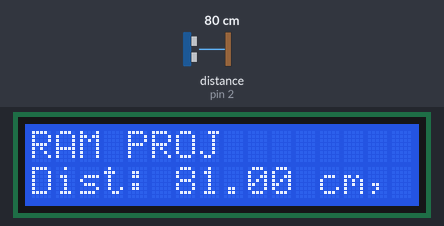
The sketch below on a simulated Arduino Uno, built with avr-gcc and run on an emulated ATmega328P. Parts: 16×2 character LCD. Inputs (shaded band) come from the test bench; at power-on: distance to the obstacle (sensor on pin 2) 80 cm. The echo pulse lasts 58.3 µs per cm.

Above: at 1.2 s.
1.3 s: distance to the obstacle (sensor on pin 2) set to 2 cm
At 1.9 s:
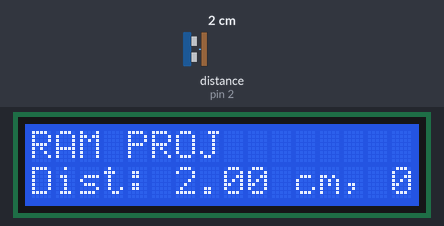
2.8 s: distance to the obstacle (sensor on pin 2) set to 4 cm
At 3.5 s:
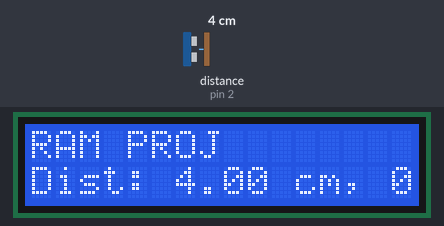
4.3 s: distance to the obstacle (sensor on pin 2) set to 9 cm
At 4.8 s:
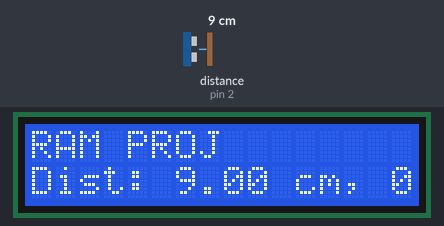
Timing chart, 0 to 7.3 s (numbered marks = the images above; inputs shaded):
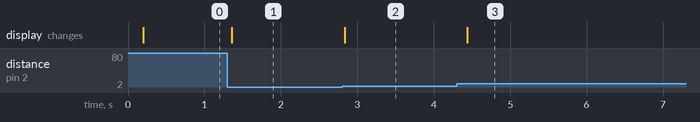

Measured:
- after the input at 1.3 s, the display: changes after 0.05 s (image 1)
- after the input at 2.8 s, the display: changes at once (image 2)
- after the input at 4.3 s, the display: changes after 0.14 s (image 3)

The sketch:

ram.ino
```cpp
                                                                                                                                                                                                                                                                                                                                                                                                                                                                                                                                                                                                                                                                                                                                                                                                                                                                                                                                                                                                                                                                                                                                                                                                                                                                                       #include <Wire.h>
#include <LiquidCrystal_I2C.h>
#include <NewPing.h>

#define TRIGGER_PIN 3
#define ECHO_PIN 2
#define MAX_DISTANCE 400 // Maximum distance we want to ping for (in centimeters). Maximum sensor distance is rated at 400-500cm.

NewPing sonar(TRIGGER_PIN, ECHO_PIN, MAX_DISTANCE); // NewPing setup of pins and maximum distance.

LiquidCrystal_I2C lcd(0x27, 16, 2); // Set the LCD I2C address and number of characters.

void setup() {
  lcd.init(); // Initialize the LCD
  lcd.backlight(); // Turn on the backlight

  // Display "RAM PROJ" at the top of the LCD
  lcd.setCursor(0, 0);
  lcd.print("RAM PROJ");
}

void loop() {
  delay(100); // Wait 100ms between pings (about 10 pings/sec). 29ms should be the shortest delay between pings.

  unsigned int uS = sonar.ping(); // Send ping, get ping time in microseconds (uS).

  // Convert ping time to distance
  float distance_cm = uS / US_ROUNDTRIP_CM; // Convert ping time to distance in cm
  float distance_m = distance_cm / 100.0; // Convert distance to meters

  // Display distance on LCD
  lcd.setCursor(0, 1); // Set cursor to second line
  lcd.print("Dist: "); // Display "Dist: "
  lcd.print(distance_cm, 2); // Display distance in cm with 2 decimal places
  lcd.print(" cm, ");
  lcd.print(distance_m, 2); // Display distance in meters with 2 decimal places
  lcd.print(" m  ");

}
```
